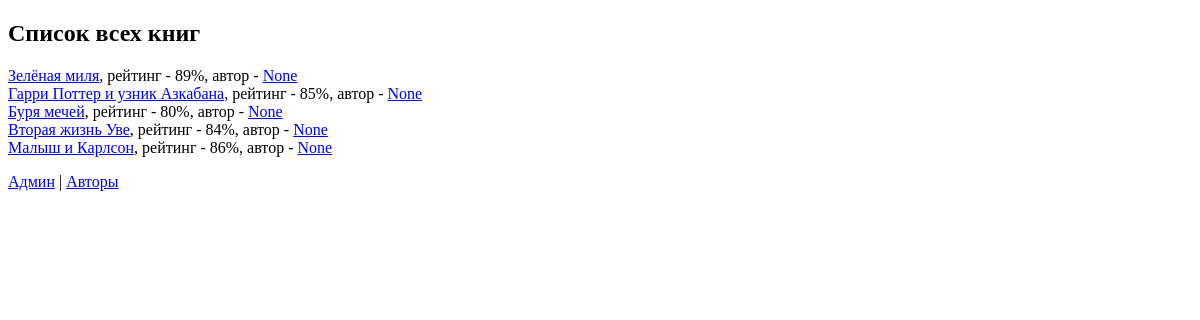
/, run on an earlier commit of the app's database.
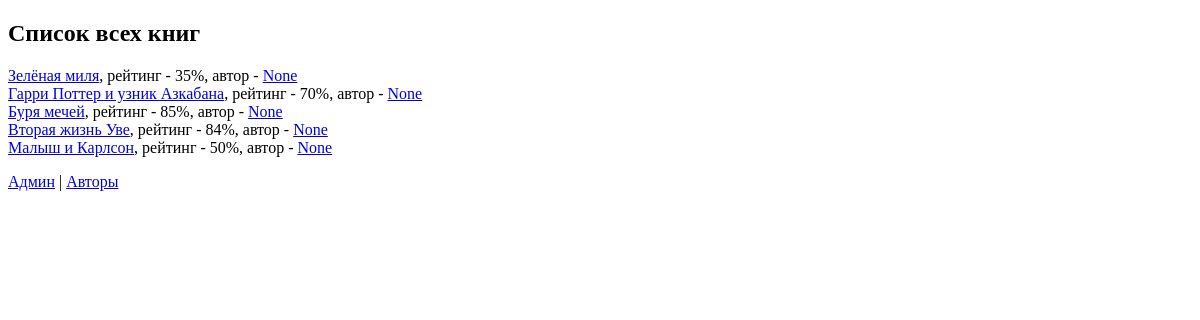
And on a later commit of the database.
### book_app/models.py (models this page shows, shortened)
class Book(models.Model):
    EUR = 'EUR'
    USD = 'USD'
    RUB = 'RUB'
    CURRENCY_CHOICES = [
        (EUR, 'Euro'),
        (USD, 'Dollar'),
        (RUB, 'Rubles'),
    ]
    title = models.CharField(max_length=70)
    rating = models.IntegerField(validators=[MinValueValidator(1), MaxValueValidator(100)])
    is_best_selling = models.BooleanField(default=False)
    slug = models.SlugField(default='', null=False)
    currency = models.CharField(max_length=3, choices=CURRENCY_CHOICES, default=RUB)
    author = models.ForeignKey(Author,related_name='books', on_delete=models.PROTECT, null=True)
    heroes = models.ManyToManyField(Heroes)
    def get_url(self):
        return reverse('book-detail', args=[self.slug])

### book_app/views.py (the view)
# urls.py: path('', views.show_all_books),
def show_all_books(request):
    books = Book.objects.annotate(
        true_bool=Value(True),
        new_budget=F('rating') + 10,
    )
    return render(request, 'book_app/all_books.html', {
        'books': books
    })

### book_app/templates/book_app/all_books.html (shortened to what this page needs)
{% extends 'book_app/base.html'%}
{% block content %}
    <h2>Список всех книг</h2>
    <ul class="list">
        {% for book in books %}
            <li><a href="{{ book.get_url }}"> {{book.title}}</a>, рейтинг - {{book.rating}}%, автор - <a href="authors/{{book.author.first_name}}">{{book.author}}</a></li>
        {% endfor %}
    </ul>
        <p class="jopa"><a href="/admin">Админ</a> | <a href="/authors">Авторы</a></p>
{% endblock %}

### book_app/templates/book_app/base.html (shortened to what this page needs)
{% load static %}
<!DOCTYPE html>
<html lang="en">
<head>
    <link rel="stylesheet" href="{% static 'book_app/css/style.css' %}">
</head>
<body>
{% block content %}
{% endblock %}
</body>
</html>

### book_app/static/book_app/css/style.css (style rules this page uses)
.jopa { margin-left:0px; }
.list { list-style: none; padding: 0; }

What changed in the data, as far as the page shows it:
changed Book "Зелёная миля": rating "89" → "35"
changed Book "Гарри Поттер и узник Азкабана": rating "85" → "70"
changed Book "Буря мечей": rating "80" → "85"
changed Book "Малыш и Карлсон": rating "86" → "50"
